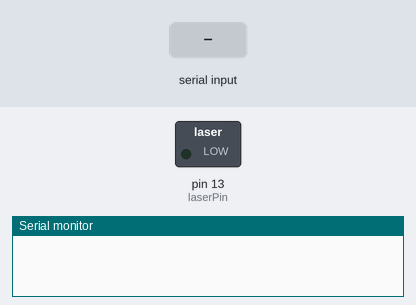
The sketch below on a simulated Arduino Uno, built with avr-gcc and run on an emulated ATmega328P. Shown: switched loads named in the sketch (green lamp = pin HIGH), the last lines printed to the serial monitor. The inputs (shaded band) are chosen by the test bench.

Above: at 1.2 s.
1.3 s: "1" received over Serial
At 4.0 s:
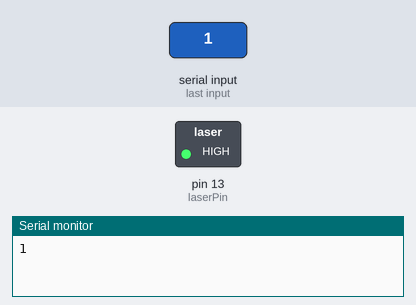
Timing chart, 0 to 9.9 s (numbered marks = the images above; inputs shaded):
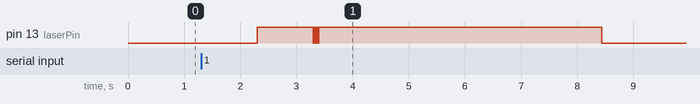

The sketch:

Transmitter.ino
```cpp
char h = char(HIGH);
char l = char(LOW);
char msg[64*8];
char inStr[64];
int laserPin = 13;

void setup() {
  Serial.begin(9600);
  pinMode(laserPin, OUTPUT);
  nullMsg1(msg);
  nullMsg2(inStr);
  //handshake();
  //sendBits(msg, );
}

void loop() {
  while(Serial.available() == 0);
  //delay(10);
  Serial.readBytes(inStr, 64);
  Serial.println(inStr);

  for(int i = 0; i < 64; i++){
    for(int j = 0; j < 8; j++){
    msg[i*8+j] = !((inStr[i] >> 7-j) & 0x01);
    }
    //Serial.println(' ');
  }
  //Serial.print();
  handshake();
  //sendSize();
  sendBits(msg);
  nullMsg1(msg);
  nullMsg2(inStr);
  return;
}

void sendBits(char* msg){
    for(int i = 0; i < (64*8); i++){
       digitalWrite(laserPin, (int)msg[i]);
       delay(10);
    }
    digitalWrite(laserPin, LOW);
}

void nullMsg1(char * msg){
  for(int i = 0; i < (64*8); i++){
     msg[i] = '\0';
  }
}

void nullMsg2(char * msg){
  for(int i = 0; i < 64; i++){
     msg[i] = '\0';
  }
}

void handshake(){
  digitalWrite(laserPin, HIGH);
  delay(1000);
  digitalWrite(laserPin, LOW);
  delay(10);
}
```

Measured:
- after the input at 1.3 s, pin 13 (laserPin): LOW → HIGH after 1.0 s, then repeats every 0.03 s: LOW 0.01 s, HIGH 0.02 s
